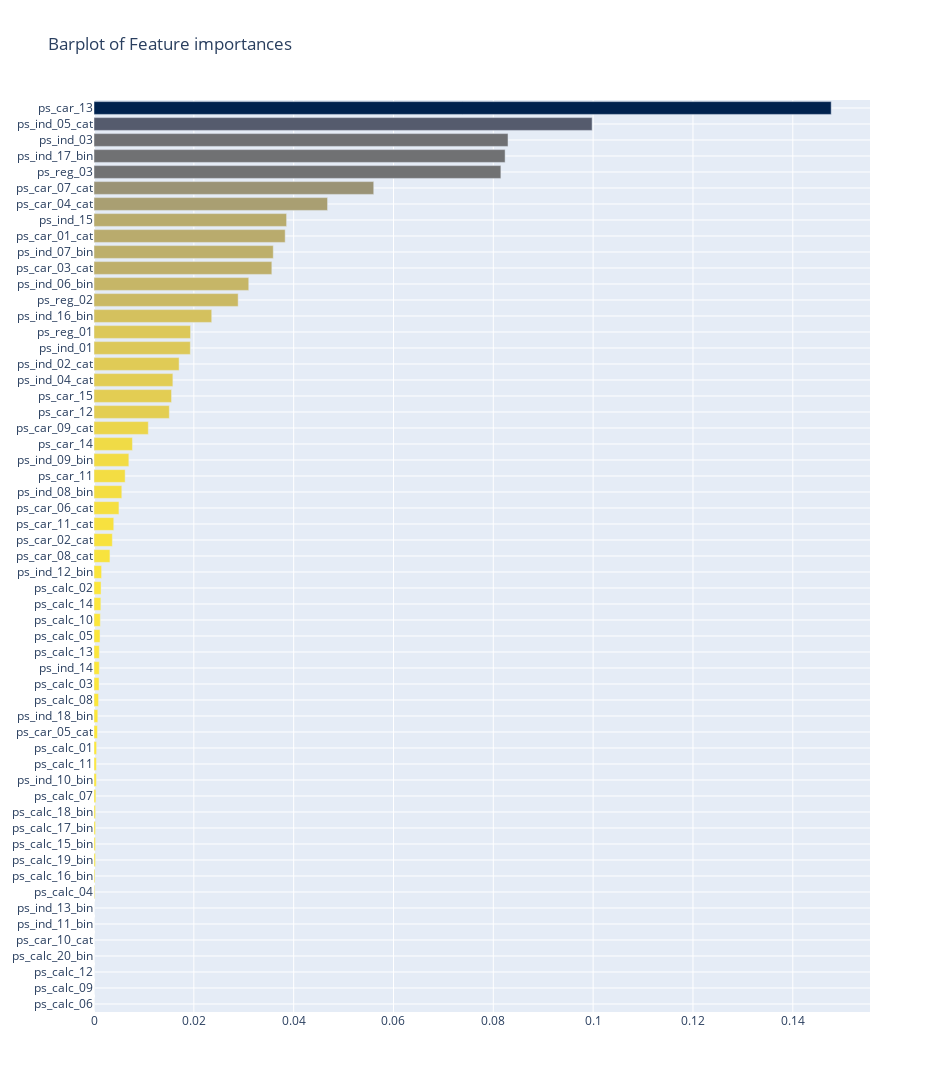

The notebook cell saved with this chart:
### Code cell
x, y = (list(x) for x in zip(*sorted(zip(gbc.feature_importances_, features), 
                                                            reverse = False)))
trace = go.Bar(
    x=x ,
    y=y,
    marker=dict(
        color=x,
        colorscale = 'cividis',
        reversescale = True
    ),
    name='Gradient Boosting Feature Importance',
    orientation='h',
)

layout = dict(
    title='Barplot of Feature importances',
    width = 950, height = 1800,
    yaxis=dict(
        showgrid=True,
        showline=False,
        showticklabels=True,
    ))

fig = go.Figure(data=[trace])
fig['layout'].update(layout)
py.iplot(fig, filename='plots')

### Figure 1 — Plotly figure (JSON) as saved in the notebook; plotly's stock layout.template omitted (floating-point values rounded to 4 significant figures)
{"data": [{"marker": {"color": [0, 0, 0, 0, 0, 0, 0, 0.0001448, 0.0001854, 0.0002851, 0.0002925, 0.0003018, 0.0003078, 0.0003728, 0.0004741, 0.0004794, 0.0005204, 0.0006926, 0.0007627, 0.0009114, 0.001009, 0.001056, 0.001064, 0.0012, 0.001266, 0.001369, 0.00141, 0.001519, 0.003193, 0.003673, 0.003957, 0.004996, 0.005569, 0.006241, 0.006983, 0.007699, 0.01088, 0.01509, 0.01553, 0.0158, 0.01705, 0.0193, 0.01935, 0.02359, 0.02888, 0.031, 0.03563, 0.03592, 0.0383, 0.03859, 0.04679, 0.05604, 0.08152, 0.08236, 0.08295, 0.0998, 0.1477], "colorscale": [[0, "#00224e"], [0.1111, "#123570"], [0.2222, "#3b496c"], [0.3333, "#575d6d"], [0.4444, "#707173"], [0.5556, "#8a8678"], [0.6667, "#a59c74"], [0.7778, "#c3b369"], [0.8889, "#e1cc55"], [1, "#fee838"]], "reversescale": true}, "name": "Gradient Boosting Feature Importance", "orientation": "h", "type": "bar", "x": [0, 0, 0, 0, 0, 0, 0, 0.0001448, 0.0001854, 0.0002851, 0.0002925, 0.0003018, 0.0003078, 0.0003728, 0.0004741, 0.0004794, 0.0005204, 0.0006926, 0.0007627, 0.0009114, 0.001009, 0.001056, 0.001064, 0.0012, 0.001266, 0.001369, 0.00141, 0.001519, 0.003193, 0.003673, 0.003957, 0.004996, 0.005569, 0.006241, 0.006983, 0.007699, 0.01088, 0.01509, 0.01553, 0.0158, 0.01705, 0.0193, 0.01935, 0.02359, 0.02888, 0.031, 0.03563, 0.03592, 0.0383, 0.03859, 0.04679, 0.05604, 0.08152, 0.08236, 0.08295, 0.0998, 0.1477], "y": ["ps_calc_06", "ps_calc_09", "ps_calc_12", "ps_calc_20_bin", "ps_car_10_cat", "ps_ind_11_bin", "ps_ind_13_bin", "ps_calc_04", "ps_calc_16_bin", "ps_calc_19_bin", "ps_calc_15_bin", "ps_calc_17_bin", "ps_calc_18_bin", "ps_calc_07", "ps_ind_10_bin", "ps_calc_11", "ps_calc_01", "ps_car_05_cat", "ps_ind_18_bin", "ps_calc_08", "ps_calc_03", "ps_ind_14", "ps_calc_13", "ps_calc_05", "ps_calc_10", "ps_calc_14", "ps_calc_02", "ps_ind_12_bin", "ps_car_08_cat", "ps_car_02_cat", "ps_car_11_cat", "ps_car_06_cat", "ps_ind_08_bin", "ps_car_11", "ps_ind_09_bin", "ps_car_14", "ps_car_09_cat", "ps_car_12", "ps_car_15", "ps_ind_04_cat", "ps_ind_02_cat", "ps_ind_01", "ps_reg_01", "ps_ind_16_bin", "ps_reg_02", "ps_ind_06_bin", "ps_car_03_cat", "ps_ind_07_bin", "ps_car_01_cat", "ps_ind_15", "ps_car_04_cat", "ps_car_07_cat", "ps_reg_03", "ps_ind_17_bin", "ps_ind_03", "ps_ind_05_cat", "ps_car_13"]}], "layout": {"height": 1800, "title": {"text": "Barplot of Feature importances"}, "width": 950, "yaxis": {"showgrid": true, "showline": false, "showticklabels": true}}}
